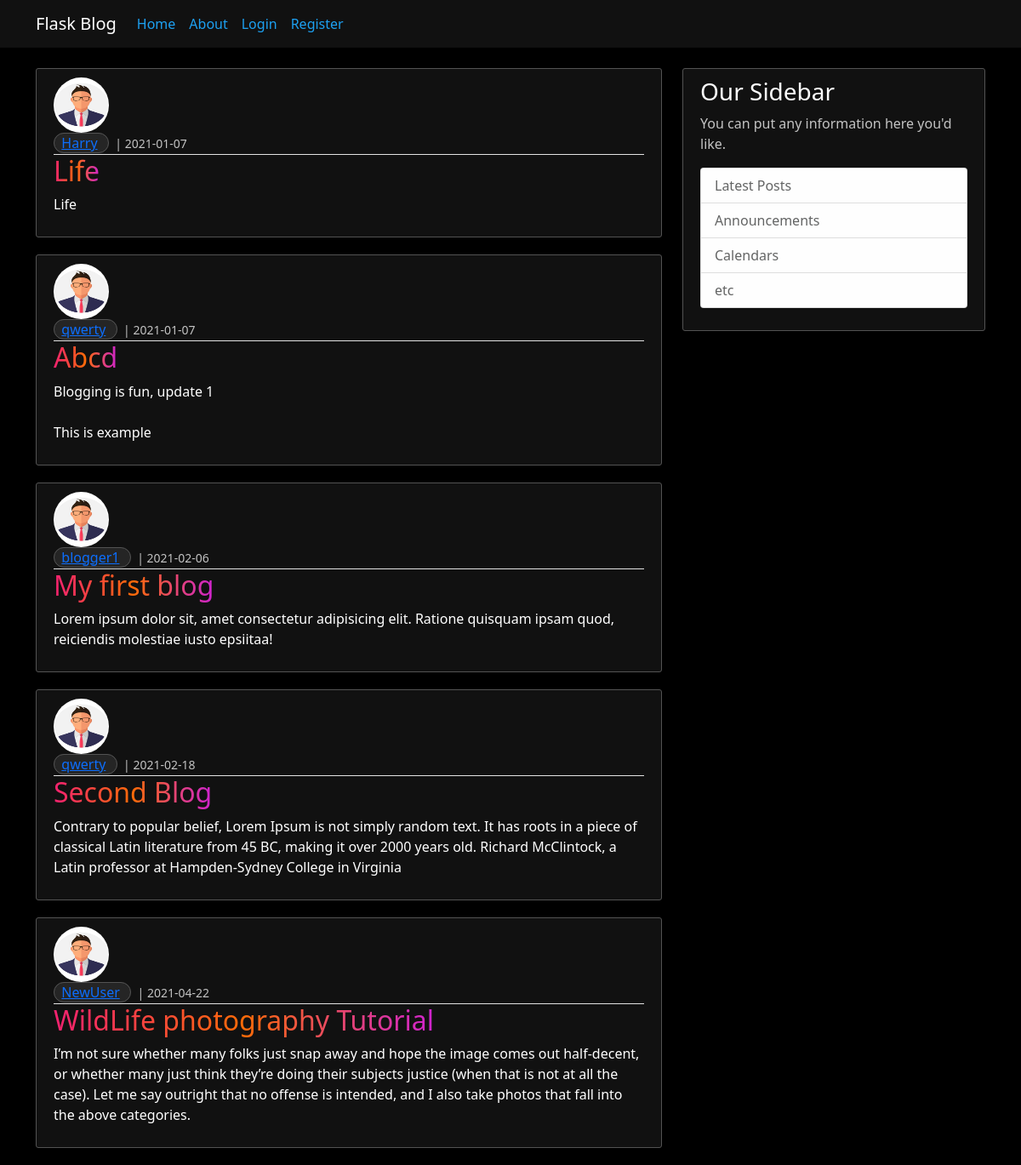
The page /home on the database its author committed.
### app/models.py (models this page shows, shortened)
class Post(db.Model):
    id = db.Column(db.Integer, primary_key=True)
    title = db.Column(db.String(30), nullable=False)
    date_posted = db.Column(db.DateTime, nullable=False, default=datetime.utcnow)
    content = db.Column(db.Text, nullable=False)
    user_id = db.Column(db.Integer, db.ForeignKey('user.id'), nullable=False)

class User(db.Model, UserMixin):
    id = db.Column(db.Integer, primary_key=True)
    username = db.Column(db.String(20), unique=True, nullable=False)
    email = db.Column(db.String(40), unique=True, nullable=False)
    image_file = db.Column(db.String(20), nullable=False, default='default.jpg')
    password = db.Column(db.String(20), nullable=False)
    posts = db.relationship('Post', backref='author', lazy=True)

### app/routes.py (the view)
@app.route("/")
@app.route("/home")
def home():
    posts = Post.query.all()
    return render_template('home.html', posts=posts)

### app/templates/home.html
{% extends "layout.html" %}
{% block content %}
    {% for post in posts %}
        <article class="media content-section">
            <img class="rounded-circle article-img" src="{{ url_for('static', filename='profilepics/' + post.author.image_file) }}">
            <div class="media-body">
            <div class="article-metadata">
                <span class="profile-name"> &nbsp; <a class="mr-2" href="#">{{ post.author.username }}</a> &nbsp; </span>
                <small class="text-muted"> &nbsp;  | {{ post.date_posted.strftime('%Y-%m-%d') }}</small>
            </div>
            <h2><a class="article-title" href="{{ url_for('post', post_id=post.id) }}">{{ post.title }}</a></h2>
            <p class="article-content">{{ post.content }}</p>
            </div>
        </article>
    {% endfor %}
{% endblock content %}

### app/templates/layout.html (shortened to what this page needs)
<!doctype html>
<html lang="en">
  <head>
    <link href="https://cdn.jsdelivr.net/npm/bootstrap@5.0.0-beta1/dist/css/bootstrap.min.css" rel="stylesheet">
    <link rel="stylesheet" type="text/css" href="{{ url_for('static', filename='layout.css') }}">
    <link rel="stylesheet" type="text/css" href="{{ url_for('static', filename='main.css') }}">
</head>
<body>
    <header class="site-header">
        <nav class="navbar navbar-expand-md navbar-dark bg-steel fixed-top">
          <div class="container">
            <a class="navbar-brand mr-4" href="/home">Flask Blog</a>
            <div class="collapse navbar-collapse" id="navbarToggle">
              <div class="navbar-nav mr-auto">
                <a class="nav-item nav-link" href="{{ url_for('home') }}">Home</a>
                <a class="nav-item nav-link" href="{{ url_for('about') }}">About</a>
              </div>
              <div class="navbar-nav">
                {% if current_user.is_authenticated %}
                  <a class="nav-item nav-link" href="{{ url_for('account') }}">Account</a>
                  <a class="nav-item nav-link" href="{{ url_for('new_post') }}">Create Post</a>
                  <a class="nav-item nav-link" href="{{ url_for('logout') }}">Logout</a>
                {% else %}
                  <a class="nav-item nav-link" href="{{ url_for('login') }}">Login</a>
                  <a class="nav-item nav-link" href="{{ url_for('register') }}">Register</a>
                {% endif %}
              </div>
            </div>
          </div>
        </nav>
    </header>
    <main role="main" class="container">
        <div class="row" style="margin-top: 80px;">
          <div class="col-md-8">
            {% block content %}{% endblock %}
          </div>
          <div class="col-md-4">
            <div class="content-section">
              <h3>Our Sidebar</h3>
              <p class='text-muted'>You can put any information here you'd like.
                <ul class="list-group">
                  <li class="list-group-item list-group-item-light">Latest Posts</li>
                  <li class="list-group-item list-group-item-light">Announcements</li>
                  <li class="list-group-item list-group-item-light">Calendars</li>
                  <li class="list-group-item list-group-item-light">etc</li>
                </ul>
              </p>
            </div>
          </div>
        </div>
    </main>
</body>
</html>

### app/static/layout.css (style rules this page uses)
body { background-color: #000000; color: rgba(29,161,242,1.00);; }

### app/static/main.css (style rules this page uses)
h1, h2, h3, h4, h5, h6 { color: #ffffff; }
.bg-steel { background-color: #111111; }
.site-header .navbar-nav .nav-link { color: #1DA1F2; }
.content-section { background: #111111; padding: 10px 20px; border: 1px solid #535353; border-radius: 3px; margin-bottom: 20px; }
.article-title { background: linear-gradient( to right, #f32170, #ff6b08, #cf23cf); -webkit-text-fill-color: transparent; -webkit-background-clip: text; }
.article-content { white-space: pre-line; color: #ffffff; }
.article-img { height: 65px; width: 65px; margin-right: 16px; }
.text-muted { color: #c3c3c3 !important; }
.article-metadata { padding-bottom: 1px; margin-bottom: 0px; border-bottom: 1px solid #e3e3e3; }
.profile-name { background-color: #252525; border: 1px solid #535353; border-radius: 60px; }
article.content-section { background-color: #111111; }

### rows shown on the page
Post: image_file (placeholder picture), author.username "Harry", date_posted "2021-01-07", title "Life", content "Life"
Post: image_file (placeholder picture), author.username "qwerty", date_posted "2021-01-07", title "Abcd", content "Blogging is fun, update 1 This is example"
Post: image_file (placeholder picture), author.username "blogger1", date_posted "2021-02-06", title "My first blog", content "Lorem ipsum dolor sit, amet consectetur adipisicing elit. Ratione quisquam ipsam quod, reiciendis molestiae iusto epsiitaa!"
Post: image_file (placeholder picture), author.username "qwerty", date_posted "2021-02-18", title "Second Blog", content "Contrary to popular belief, Lorem Ipsum is not simply random text. It has roots in a piece of classical Latin literature from 45 BC, making it over 2000 years old. Richard McClintock, a Latin professor at Hampden-Sydney College in Virginia"
Post: image_file (placeholder picture), author.username "NewUser", date_posted "2021-04-22", title "WildLife photography Tutorial", content "I’m not sure whether many folks just snap away and hope the image comes out half-decent, or whether many just think they’re doing their subjects justice (when that is not at all the case). Let me say outright that no offense is intended, and I also take photos that fall into the above categories."
